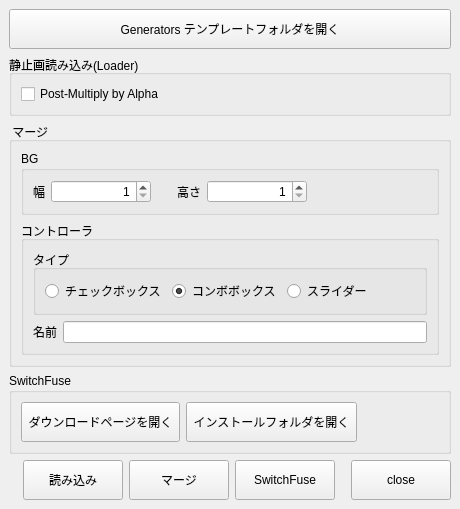
<?xml version="1.0" encoding="UTF-8"?>
<ui version="4.0">
 <class>MainWindow</class>
 <widget class="QMainWindow" name="MainWindow">
  <property name="geometry">
   <rect>
    <x>0</x>
    <y>0</y>
    <width>460</width>
    <height>458</height>
   </rect>
  </property>
  <property name="windowTitle">
   <string>MainWindow</string>
  </property>
  <widget class="QWidget" name="centralwidget">
   <layout class="QVBoxLayout" name="verticalLayout_4">
    <item>
     <widget class="QPushButton" name="openDirButton">
      <property name="minimumSize">
       <size>
        <width>100</width>
        <height>40</height>
       </size>
      </property>
      <property name="text">
       <string>Generators テンプレートフォルダを開く</string>
      </property>
     </widget>
    </item>
    <item>
     <widget class="QGroupBox" name="groupBox">
      <property name="title">
       <string>静止画読み込み(Loader)</string>
      </property>
      <layout class="QVBoxLayout" name="verticalLayout">
       <item>
        <widget class="QCheckBox" name="multiplyCheckBox">
         <property name="text">
          <string>Post-Multiply by Alpha</string>
         </property>
        </widget>
       </item>
       <item>
        <spacer name="verticalSpacer">
         <property name="orientation">
          <enum>Qt::Vertical</enum>
         </property>
         <property name="sizeHint" stdset="0">
          <size>
           <width>20</width>
           <height>0</height>
          </size>
         </property>
        </spacer>
       </item>
      </layout>
     </widget>
    </item>
    <item>
     <widget class="QGroupBox" name="groupBox_2">
      <property name="title">
       <string> マージ</string>
      </property>
      <layout class="QVBoxLayout" name="verticalLayout_3">
       <item>
        <widget class="QGroupBox" name="groupBox_3">
         <property name="title">
          <string>BG</string>
         </property>
         <layout class="QHBoxLayout" name="horizontalLayout">
          <item>
           <widget class="QLabel" name="label_2">
            <property name="text">
             <string>幅</string>
            </property>
           </widget>
          </item>
          <item>
           <widget class="QSpinBox" name="widthSpinBox">
            <property name="minimumSize">
             <size>
              <width>100</width>
              <height>0</height>
             </size>
            </property>
            <property name="alignment">
             <set>Qt::AlignRight|Qt::AlignTrailing|Qt::AlignVCenter</set>
            </property>
            <property name="minimum">
             <number>1</number>
            </property>
            <property name="maximum">
             <number>999999</number>
            </property>
            <property name="displayIntegerBase">
             <number>10</number>
            </property>
           </widget>
          </item>
          <item>
           <spacer name="horizontalSpacer_3">
            <property name="orientation">
             <enum>Qt::Horizontal</enum>
            </property>
            <property name="sizeType">
             <enum>QSizePolicy::Fixed</enum>
            </property>
            <property name="sizeHint" stdset="0">
             <size>
              <width>20</width>
              <height>20</height>
             </size>
            </property>
           </spacer>
          </item>
          <item>
           <widget class="QLabel" name="label_3">
            <property name="text">
             <string>高さ</string>
            </property>
           </widget>
          </item>
          <item>
           <widget class="QSpinBox" name="heightSpinBox">
            <property name="minimumSize">
             <size>
              <width>100</width>
              <height>0</height>
             </size>
            </property>
            <property name="alignment">
             <set>Qt::AlignRight|Qt::AlignTrailing|Qt::AlignVCenter</set>
            </property>
            <property name="minimum">
             <number>1</number>
            </property>
            <property name="maximum">
             <number>999999</number>
            </property>
           </widget>
          </item>
          <item>
           <spacer name="horizontalSpacer_4">
            <property name="orientation">
             <enum>Qt::Horizontal</enum>
            </property>
            <property name="sizeHint" stdset="0">
             <size>
              <width>8</width>
              <height>20</height>
             </size>
            </property>
           </spacer>
          </item>
         </layout>
        </widget>
       </item>
       <item>
        <widget class="QGroupBox" name="cbGroupBox">
         <property name="title">
          <string>コントローラ</string>
         </property>
         <property name="checkable">
          <bool>false</bool>
         </property>
         <property name="checked">
          <bool>false</bool>
         </property>
         <layout class="QVBoxLayout" name="verticalLayout_2">
          <item>
           <widget class="QGroupBox" name="groupBox_4">
            <property name="title">
             <string>タイプ</string>
            </property>
            <layout class="QHBoxLayout" name="horizontalLayout_4">
             <item>
              <widget class="QRadioButton" name="chkRadioButton">
               <property name="text">
                <string>チェックボックス</string>
               </property>
              </widget>
             </item>
             <item>
              <widget class="QRadioButton" name="cmbRadioButton">
               <property name="text">
                <string>コンボボックス</string>
               </property>
               <property name="checked">
                <bool>true</bool>
               </property>
              </widget>
             </item>
             <item>
              <widget class="QRadioButton" name="sldRadioButton">
               <property name="text">
                <string>スライダー</string>
               </property>
              </widget>
             </item>
             <item>
              <spacer name="horizontalSpacer_5">
               <property name="orientation">
                <enum>Qt::Horizontal</enum>
               </property>
               <property name="sizeHint" stdset="0">
                <size>
                 <width>90</width>
                 <height>20</height>
                </size>
               </property>
              </spacer>
             </item>
            </layout>
           </widget>
          </item>
          <item>
           <layout class="QHBoxLayout" name="horizontalLayout_3">
            <item>
             <widget class="QLabel" name="label">
              <property name="text">
               <string>名前</string>
              </property>
             </widget>
            </item>
            <item>
             <widget class="QLineEdit" name="ctrlNameLineEdit"/>
            </item>
           </layout>
          </item>
         </layout>
        </widget>
       </item>
       <item>
        <spacer name="verticalSpacer_2">
         <property name="orientation">
          <enum>Qt::Vertical</enum>
         </property>
         <property name="sizeHint" stdset="0">
          <size>
           <width>20</width>
           <height>2</height>
          </size>
         </property>
        </spacer>
       </item>
      </layout>
     </widget>
    </item>
    <item>
     <widget class="QGroupBox" name="groupBox_5">
      <property name="title">
       <string>SwitchFuse</string>
      </property>
      <layout class="QHBoxLayout" name="horizontalLayout_5">
       <item>
        <widget class="QPushButton" name="openSiteButton">
         <property name="minimumSize">
          <size>
           <width>100</width>
           <height>40</height>
          </size>
         </property>
         <property name="text">
          <string> ダウンロードページを開く </string>
         </property>
        </widget>
       </item>
       <item>
        <widget class="QPushButton" name="openFuseDirButton">
         <property name="minimumSize">
          <size>
           <width>100</width>
           <height>40</height>
          </size>
         </property>
         <property name="text">
          <string> インストールフォルダを開く </string>
         </property>
        </widget>
       </item>
       <item>
        <spacer name="horizontalSpacer_6">
         <property name="orientation">
          <enum>Qt::Horizontal</enum>
         </property>
         <property name="sizeHint" stdset="0">
          <size>
           <width>40</width>
           <height>20</height>
          </size>
         </property>
        </spacer>
       </item>
      </layout>
     </widget>
    </item>
    <item>
     <layout class="QHBoxLayout" name="horizontalLayout_2">
      <item>
       <spacer name="horizontalSpacer">
        <property name="orientation">
         <enum>Qt::Horizontal</enum>
        </property>
        <property name="sizeHint" stdset="0">
         <size>
          <width>13</width>
          <height>20</height>
         </size>
        </property>
       </spacer>
      </item>
      <item>
       <widget class="QPushButton" name="loaderButton">
        <property name="minimumSize">
         <size>
          <width>100</width>
          <height>40</height>
         </size>
        </property>
        <property name="text">
         <string>読み込み</string>
        </property>
       </widget>
      </item>
      <item>
       <widget class="QPushButton" name="margeButton">
        <property name="minimumSize">
         <size>
          <width>100</width>
          <height>40</height>
         </size>
        </property>
        <property name="text">
         <string>マージ</string>
        </property>
       </widget>
      </item>
      <item>
       <widget class="QPushButton" name="switchButton">
        <property name="minimumSize">
         <size>
          <width>100</width>
          <height>40</height>
         </size>
        </property>
        <property name="text">
         <string>SwitchFuse</string>
        </property>
       </widget>
      </item>
      <item>
       <spacer name="horizontalSpacer_2">
        <property name="orientation">
         <enum>Qt::Horizontal</enum>
        </property>
        <property name="sizeType">
         <enum>QSizePolicy::Fixed</enum>
        </property>
        <property name="sizeHint" stdset="0">
         <size>
          <width>10</width>
          <height>20</height>
         </size>
        </property>
       </spacer>
      </item>
      <item>
       <widget class="QPushButton" name="closeButton">
        <property name="minimumSize">
         <size>
          <width>100</width>
          <height>40</height>
         </size>
        </property>
        <property name="text">
         <string>close</string>
        </property>
       </widget>
      </item>
     </layout>
    </item>
   </layout>
  </widget>
 </widget>
 <resources/>
 <connections/>
</ui>
